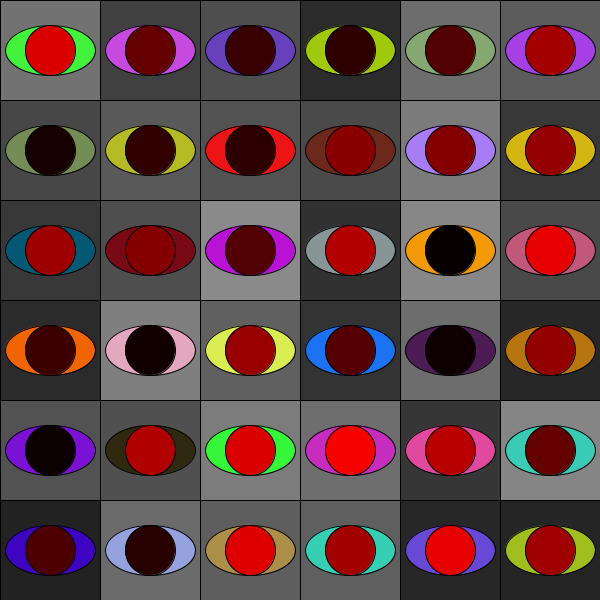
Frame 1 (no input)
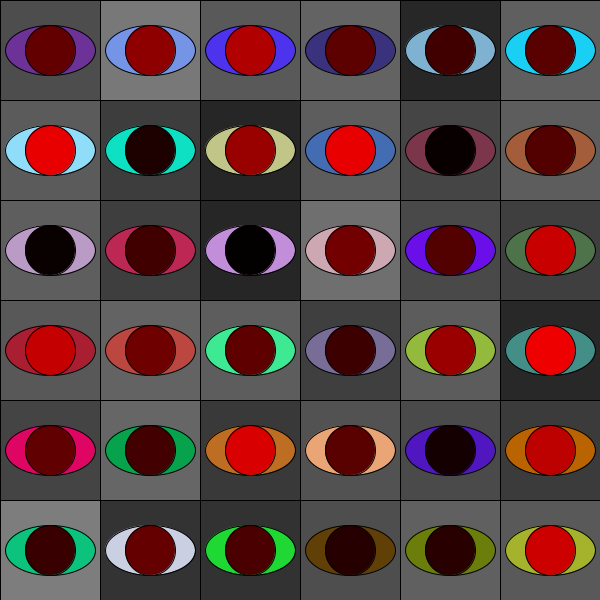
Frame 60 (the mouse pressed at the canvas centre just before this capture)
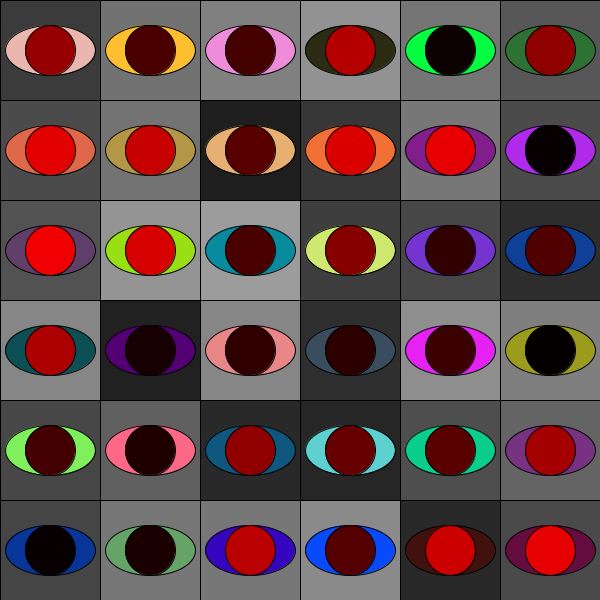
Frame 120 (the mouse held since frame 60 and released just before this capture)

The Processing sketch that drew these frames (run headless with seeded random() and noise(); from frame 60 on, the mouse is pressed at the canvas centre):

// Processing sketch: stacked_shapes
// ── stacked_shapes.pde
int x = 0;
int y = 0;

void setup(){
  size(600, 600);
  background(#202020);

}

void draw(){
  
 
 for(int x = 50; x < width; x +=100){
    for(int y = 50; y < height; y += 100){
  fill(#ff3300);
  rectMode(CENTER);
  fill(random(30, 160));
  rect(x, y, 100, 100);
  
  fill(random(255), random(255), random(255));
  ellipse(x, y, 90, 50);
  
  fill(random(255), 0, 0);
  ellipse(x, y, 50, 50);
    }
 }

}
